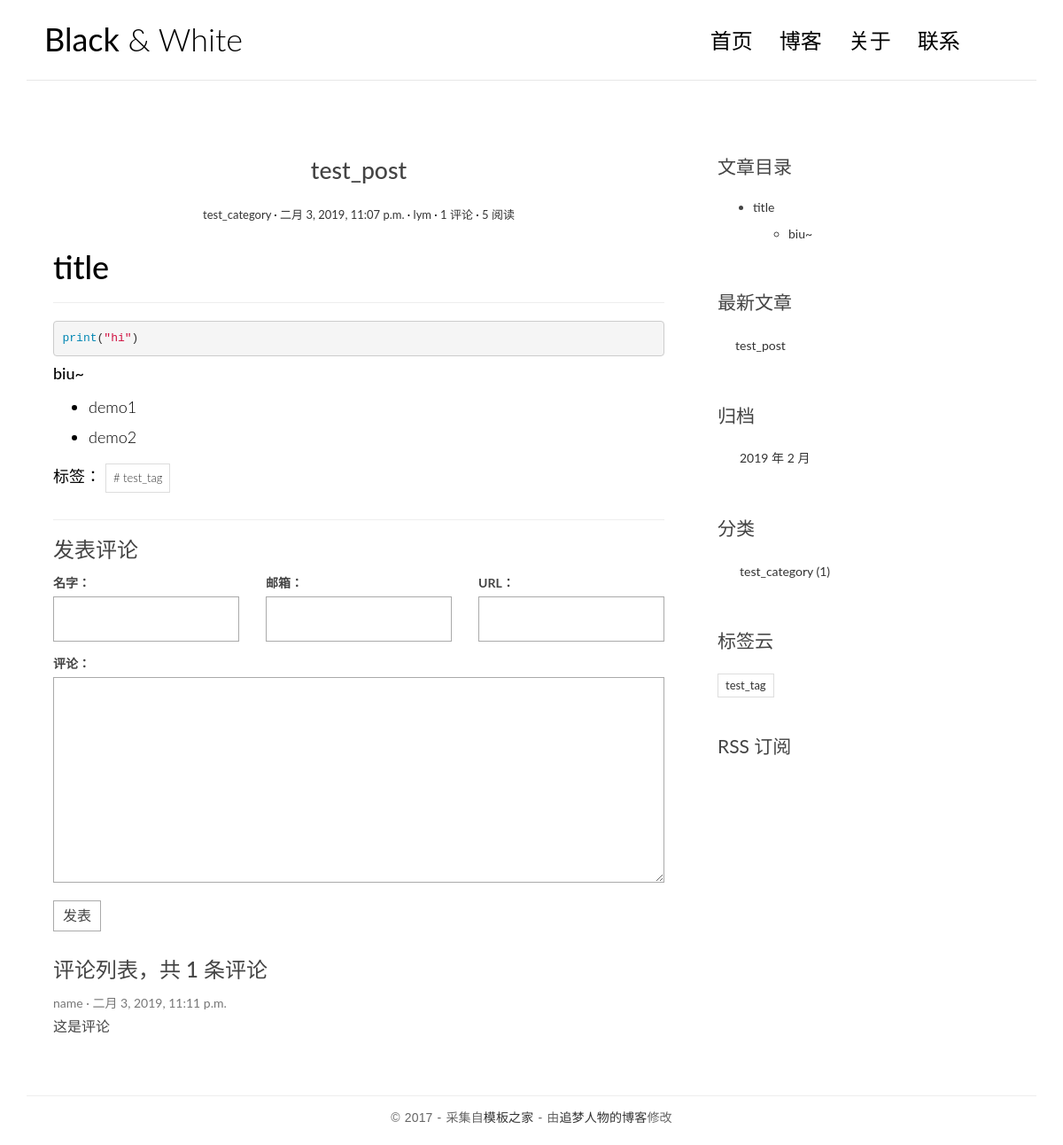
The app's page /post/1/ with its own data.
### blog/models.py (models this page shows, shortened)
@python_2_unicode_compatible
class Post(models.Model):
    title = models.CharField(max_length=70)
    body = models.TextField()
    created_time = models.DateTimeField()
    modified_time = models.DateTimeField()
    excerpt = models.CharField(max_length=200, blank=True)
    views = models.PositiveIntegerField(default=0)
    category = models.ForeignKey(Category, on_delete=models.CASCADE)
    tags = models.ManyToManyField(Tag, blank=True)
    author = models.ForeignKey(User, on_delete=models.CASCADE)
    def get_absolute_url(self):
        return reverse('blog:detail', kwargs={'pk': self.pk})
    class Meta:
        ordering = ['-created_time']
    def increase_views(self):
        self.views += 1
        self.save(update_fields=['views'])
    def save(self, *args, **kwargs):
        if not self.excerpt:
            md = markdown.Markdown(extensions=[
                'markdown.extensions.extra',
                'markdown.extensions.codehilite',
            ])
            self.excerpt = strip_tags(md.convert(self.body))[:54]
        super(Post, self).save(*args, **kwargs)

@python_2_unicode_compatible
class Category(models.Model):
    name = models.CharField(max_length=100)

@python_2_unicode_compatible
class Tag(models.Model):
    name = models.CharField(max_length=100)

### comments/models.py (models this page shows, shortened)
@python_2_unicode_compatible
class Comment(models.Model):
    name = models.CharField(max_length=100)
    email = models.EmailField(max_length=255)
    url = models.URLField(blank=True)
    text = models.TextField()
    created_time = models.DateTimeField(auto_now_add=True)
    post = models.ForeignKey('blog.Post', on_delete=models.CASCADE)

### blog/views.py (the view)
# urls.py: url(r'^post/(?P<pk>[0-9]+)/$', views.PostDetailView.as_view(), name='detail'),
class PostDetailView(DetailView):
    model = Post
    template_name = 'blog/detail.html'
    context_object_name = 'post'
    def get(self, request, *args, **kwargs):
        response = super(PostDetailView, self).get(request, *args, **kwargs)
        self.object.increase_views()
        return response
    def get_object(self, queryset=None):
        post = super(PostDetailView, self).get_object(queryset=None)
        md = markdown.Markdown(extensions=[
            'markdown.extensions.extra',
            'markdown.extensions.codehilite',
            TocExtension(slugify=slugify),
        ])
        post.body = md.convert(post.body)
        post.toc = md.toc
        return post
    def get_context_data(self, **kwargs):
        context = super(PostDetailView, self).get_context_data(**kwargs)
        form = CommentForm()
        comment_list = self.object.comment_set.all()
        context.update({
            'form': form,
            'comment_list': comment_list
        })
        return context

### comments/forms.py
class CommentForm(forms.ModelForm):
    class Meta:
        model = Comment
        fields = ['name', 'email', 'url', 'text']

### blog/templatetags/blog_tags.py (called while the page is built)
@register.simple_tag
def get_recent_posts(num=5):
    return Post.objects.all()[:num]

@register.simple_tag
def archives():
    return Post.objects.dates('created_time', 'month', order='DESC')

@register.simple_tag
def get_categories():
    return Category.objects.annotate(num_posts=Count('post')).filter(num_posts__gt=0)

@register.simple_tag
def get_tags():
    return Tag.objects.annotate(num_posts=Count('post')).filter(num_posts__gt=0)

### templates/blog/detail.html (shortened to what this page needs)
{% extends 'base.html' %}
{% block main %}
    <article class="post post-{{ post.pk }}">
        <header class="entry-header">
            <h1 class="entry-title">{{ post.title }}</h1>
            <div class="entry-meta">
                <span class="post-category">
                    <a href="{% url 'blog:category' post.category.pk %}">{{ post.category.name }}</a></span>
                <span class="post-date"><a href="#"><time class="entry-date"
                                                          datetime="{{ post.created_time }}">{{ post.created_time }}</time></a></span>
                <span class="post-author"><a href="#">{{ post.author }}</a></span>
                <span class="comments-link">
                    <a href="{{ post.get_absolute_url }}#comment-area">{{ post.comment_set.count }} 评论</a></span>
                <span class="views-count"><a href="#">{{ post.views }} 阅读</a></span>
            </div>
        </header>
        <div class="entry-content clearfix">
            {{ post.body|safe }}
            <div class="widget-tag-cloud">
                <ul>
                    标签：
                    {% for tag in post.tags.all %}
                        <li><a href="{% url 'blog:tag' tag.pk %}"># {{ tag.name }}</a></li>
                    {% endfor %}
                </ul>
            </div>
        </div>
    </article>
    <section class="comment-area" id="comment-area">
        <hr>
        <h3>发表评论</h3>
        <form action="{% url 'comments:post_comment' post.pk %}" method="post" class="comment-form">
            <div class="row">
                <div class="col-md-4">
                    <label for="{{ form.name.id_for_label }}">名字：</label>
                    {{ form.name }}
                </div>
                <div class="col-md-4">
                    <label for="{{ form.email.id_for_label }}">邮箱：</label>
                    {{ form.email }}
                </div>
                <div class="col-md-4">
                    <label for="{{ form.url.id_for_label }}">URL：</label>
                    {{ form.url }}
                </div>
                <div class="col-md-12">
                    <label for="{{ form.text.id_for_label }}">评论：</label>
                    {{ form.text }}
                    <button type="submit" class="comment-btn">发表</button>
                </div>
            </div>
        </form>
        <div class="comment-list-panel">
            <h3>评论列表，共 <span>{{ post.comment_set.count }}</span> 条评论</h3>
            <ul class="comment-list list-unstyled">
                {% for comment in comment_list %}
                    <li class="comment-item">
                        <span class="nickname">{{ comment.name }}</span>
                        <time class="submit-date"
                              datetime="{{ comment.created_time }}">{{ comment.created_time }}</time>
                        <div class="text">
                            {{ comment.text }}
                        </div>
                    </li>
                {% empty %}
                    暂无评论
                {% endfor %}
            </ul>
        </div>
    </section>
{% endblock main %}
{% block toc %}
    <div class="widget widget-content">
        <h3 class="widget-title">文章目录</h3>
        {{ post.toc|safe }}
    </div>
{% endblock toc %}

### templates/base.html (shortened to what this page needs)
{% load staticfiles %}
{% load blog_tags %}
<!DOCTYPE html>
<html>
<head>
    <link rel="stylesheet" href="http://code.ionicframework.com/ionicons/2.0.1/css/ionicons.min.css">
    <link rel="stylesheet" href="{% static 'blog/css/bootstrap.min.css' %}">
    <link rel="stylesheet" href="{% static 'blog/css/pace.css' %}">
    <link rel="stylesheet" href="{% static 'blog/css/custom.css' %}">
    <link rel="stylesheet" href="{% static 'blog/css/highlights/github.css' %}">
</head>
<body>
<div class="container">
    <header id="site-header">
        <div class="row">
            <div class="col-md-4 col-sm-5 col-xs-8">
                <div class="logo">
                    <h1><a href="{% url 'blog:index' %}"><b>Black</b> &amp; White</a></h1>
                </div>
            </div>
            <div class="col-md-8 col-sm-7 col-xs-4">
                <nav class="main-nav" role="navigation">
                    <div class="collapse navbar-collapse" id="bs-example-navbar-collapse-1">
                        <ul class="nav navbar-nav navbar-right">
                            <li class="cl-effect-11"><a href="{% url 'blog:index' %}" data-hover="首页">首页</a></li>
                            <li class="cl-effect-11"><a href="#" data-hover="博客">博客</a></li>
                            <li class="cl-effect-11"><a href="#" data-hover="关于">关于</a></li>
                            <li class="cl-effect-11"><a href="#" data-hover="联系">联系</a></li>
                        </ul>
                    </div>
                </nav>
            </div>
        </div>
    </header>
</div>
<div class="content-body">
    <div class="container">
        <div class="row">
            <main class="col-md-8">
                {% block main %}
                {% endblock main %}
            </main>
            <aside class="col-md-4">
                {% block toc %}
                {% endblock toc %}
                <div class="widget widget-recent-posts">
                    <h3 class="widget-title">最新文章</h3>
                    {% get_recent_posts as recent_post_list %}
                    <ul>
                        {% for post in recent_post_list %}
                            <li>
                                <a href="{{ post.get_absolute_url }}">{{ post.title }}</a>
                            </li>
                        {% empty %}
                            暂无文章！
                        {% endfor %}
                    </ul>
                </div>
                <div class="widget widget-archives">
                    <h3 class="widget-title">归档</h3>
                    {% archives as date_list %}
                    <ul>
                        {% for date in date_list %}
                            <li>
                                <a href="{% url 'blog:archives' date.year date.month %}">{{ date.year }}
                                    年 {{ date.month }} 月</a>
                            </li>
                        {% empty %}
                            暂无归档！
                        {% endfor %}
                    </ul>
                </div>
                <div class="widget widget-category">
                    <h3 class="widget-title">分类</h3>
                    {% get_categories as category_list %}
                    <ul>
                        {% for category in category_list %}
                            <li>
                                <a href="{% url 'blog:category' category.pk %}">{{ category.name }} <span
                                        class="post-count">({{ category.num_posts }})</span></a>
                            </li>
                        {% empty %}
                            暂无分类！
                        {% endfor %}
                    </ul>
                </div>
                <div class="widget widget-tag-cloud">
                    <h3 class="widget-title">标签云</h3>
                    {% get_tags as tag_list %}
                    <ul>
                        {% for tag in tag_list %}
                            <li>
                                <a href="{% url 'blog:tag' tag.pk %}">{{ tag.name }}</a>
                            </li>
                        {% empty %}
                            暂无标签！
                        {% endfor %}
                    </ul>
                </div>
                <div class="rss">
                    <a href="{% url 'rss' %}"> RSS 订阅</a>
                </div>
            </aside>
        </div>
    </div>
</div>
<footer id="site-footer">
    <div class="container">
        <div class="row">
            <div class="col-md-12">
                <p class="copyright">&copy 2017 - 采集自<a href="http://www.cssmoban.com/"
                                                        target="_blank" title="模板之家">模板之家</a>
                    - 由<a href="http://zmrenwu.com/" title="网页模板" target="_blank">追梦人物的博客</a>修改
                </p>
            </div>
        </div>
    </div>
</footer>
</body>
</html>

### blog/static/blog/css/custom.css (style rules this page uses)
* { outline: none; }
h1, h2, h3, h4, h5, h6 { margin-top: 0; }
b { font-weight: 400; }
a { color: #333; }
body { color: #444; font-family: 'Lato', sans-serif; }
p { font-family: 'Ubuntu', sans-serif; font-weight: 400; word-spacing: 1px; letter-spacing: 0.01em; }
#site-header { background-color: #FFF; padding: 25px 20px; margin-bottom: 40px; border-bottom: 1px solid #e7e7e7; }
.logo h1 a { color: #000; }
.logo h1 { margin: 0; font-family: 'Lato', sans-serif; font-weight: 300; }
.main-nav { margin-top: 11px; max-width: 95%; }
.main-nav a { color: #000000 !important; padding: 0 0 5px 0 !important; margin-right: 30px; font-family: 'Lato', sans-serif; font-weight: 300; font-size: 24px; }
.cl-effect-11 a { padding: 10px 0; color: #0972b4; text-shadow: none; }
.cl-effect-11 a::before { position: absolute; top: 0; left: 0; overflow: hidden; padding: 0 0 5px 0 !important; max-width: 0; border-bottom: 1px solid #000; color: #000; content: attr(data-hover); white-space: nowrap; -webkit-transition: max-width 0.5s; -moz-transition: max-width 0.5s; transition: max-width 0.5s; }
.content-body { padding-bottom: 4em; }
.post { background: #fff; padding: 30px 30px 0; }
.entry-title { text-align: center; font-size: 1.9em; margin-bottom: 20px; line-height: 1.6; padding: 10px 20px 0; }
.entry-meta { text-align: center; color: #DDDDDD; font-size: 13px; margin-bottom: 30px; }
.entry-content { font-size: 18px; line-height: 1.9; font-weight: 300; color: #000; }
.post-category::after, .post-date::after, .post-author::after, .comments-link::after { content: ' ·'; color: #000; }
.widget { background: #fff; padding: 30px 0 0; }
.widget-title { font-size: 1.5em; margin-bottom: 20px; line-height: 1.6; padding: 10px 0 0; font-weight: 400; }
.widget-recent-posts ul { padding: 0; margin: 0; padding-left: 20px; }
.widget-recent-posts ul li { list-style-type: none; position: relative; line-height: 170%; margin-bottom: 10px; }
.widget-recent-posts ul li::before { content: '\f3d3'; font-family: "Ionicons"; position: absolute; left: -17px; top: 3px; font-size: 16px; color: #000; }
.widget-archives ul { padding: 0; margin: 0; padding-left: 25px; }
.widget-archives ul li { list-style-type: none; position: relative; line-height: 170%; margin-bottom: 10px; }
.widget-archives ul li::before { content: '\f3f3'; font-family: "Ionicons"; position: absolute; left: -25px; top: 1px; font-size: 16px; color: #000; }
.widget-category ul { padding: 0; margin: 0; padding-left: 25px; }
.widget-category ul li { list-style-type: none; position: relative; line-height: 170%; margin-bottom: 10px; }
.widget-category ul li::before { content: '\f3fe'; font-family: "Ionicons"; position: absolute; left: -25px; top: 1px; font-size: 18px; color: #000; }
.widget-tag-cloud ul { padding: 0; margin: 0; margin-right: -10px; }
.widget-tag-cloud ul li { list-style-type: none; font-size: 13px; display: inline-block; margin-right: 10px; margin-bottom: 10px; padding: 3px 8px; border: 1px solid #ddd; }
.widget-content ul ul { margin-top: 10px; }
.widget-content ul li { margin-bottom: 10px; }
.rss { font-size: 21px; margin-top: 30px; }
.rss a { color: #444; }
#site-footer { padding-top: 10px; padding: 0 0 1.5em 0; }
.copyright { text-align: center; padding-top: 1em; margin: 0; border-top: 1px solid #eee; color: #666; }
.contact-form input, .comment-form input { border: 1px solid #aaa; margin-bottom: 15px; width: 100%; padding: 15px 15px; font-size: 16px; line-height: 100%; transition: 0.4s border-color linear; }
.contact-form textarea, .comment-form textarea { border: 1px solid #aaa; margin-bottom: 15px; width: 100%; padding: 15px 15px; font-size: 16px; line-height: 20px !important; min-height: 183px; transition: 0.4s border-color linear; }
.comment-area { padding: 0 30px 0; }
.comment-form { margin-top: 15px; }
.comment-form .comment-btn { background-color: #fff; border: 1px solid #aaa; font-size: 16px; padding: 5px 10px; }
.comment-list-panel { margin-top: 30px; }
.comment-list { margin-top: 15px; }
.comment-item .nickname, .comment-item .submit-date { color: #777; font-size: 14px; }
.comment-item .nickname:after { content: ' ·'; }
.comment-item .text { padding-top: 5px; font-size: 16px; }

### blog/static/blog/css/highlights/github.css (style rules this page uses)
.codehilite .nb { color: #0086B3 }
.codehilite .s2 { color: #d01040 }

### records on screen
Post: title "test_post", category.name "test_category", created_time "二月 3, 2019, 11:07 p.m.", author "lym", comment_set.count "1", views "5", body "title print ( \"hi\" ) biu~ demo1 demo2", toc "title biu~"
Tag: name "test_tag"
Comment: name "name", created_time "二月 3, 2019, 11:11 p.m.", text "这是评论"
Category: name "test_category", num_posts "1"

### other values on screen
{{ date.year }} "2019"
{{ date.month }} "2"
